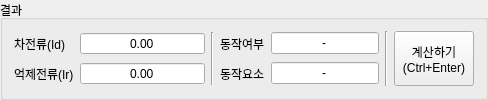
    <widget class="QGroupBox" name="groupBox_8">
     <property name="title">
      <string>결과</string>
     </property>
     <layout class="QGridLayout" name="gridLayout_15">
      <item row="0" column="0">
       <layout class="QVBoxLayout" name="verticalLayout_3">
        <item>
         <layout class="QHBoxLayout" name="horizontalLayout_4">
          <item>
           <layout class="QGridLayout" name="gridLayout_14">
            <item row="1" column="0">
             <widget class="QLabel" name="label_36">
              <property name="text">
               <string>억제전류(Ir)</string>
              </property>
             </widget>
            </item>
            <item row="0" column="1">
             <widget class="QDoubleSpinBox" name="edit_i_d">
              <property name="sizePolicy">
               <sizepolicy hsizetype="Preferred" vsizetype="Fixed">
                <horstretch>0</horstretch>
                <verstretch>0</verstretch>
               </sizepolicy>
              </property>
              <property name="minimumSize">
               <size>
                <width>125</width>
                <height>0</height>
               </size>
              </property>
              <property name="alignment">
               <set>Qt::AlignCenter</set>
              </property>
              <property name="readOnly">
               <bool>true</bool>
              </property>
              <property name="buttonSymbols">
               <enum>QAbstractSpinBox::NoButtons</enum>
              </property>
              <property name="singleStep">
               <double>0.010000000000000</double>
              </property>
             </widget>
            </item>
            <item row="0" column="3">
             <widget class="QLabel" name="label_20">
              <property name="text">
               <string>동작여부</string>
              </property>
             </widget>
            </item>
            <item row="0" column="4">
             <widget class="QLineEdit" name="edit_result_1">
              <property name="sizePolicy">
               <sizepolicy hsizetype="Preferred" vsizetype="Fixed">
                <horstretch>0</horstretch>
                <verstretch>0</verstretch>
               </sizepolicy>
              </property>
              <property name="text">
               <string>-</string>
              </property>
              <property name="alignment">
               <set>Qt::AlignCenter</set>
              </property>
              <property name="readOnly">
               <bool>true</bool>
              </property>
             </widget>
            </item>
            <item row="1" column="4">
             <widget class="QLineEdit" name="edit_result_2">
              <property name="sizePolicy">
               <sizepolicy hsizetype="Preferred" vsizetype="Fixed">
                <horstretch>0</horstretch>
                <verstretch>0</verstretch>
               </sizepolicy>
              </property>
              <property name="text">
               <string>-</string>
              </property>
              <property name="alignment">
               <set>Qt::AlignCenter</set>
              </property>
              <property name="readOnly">
               <bool>true</bool>
              </property>
             </widget>
            </item>
            <item row="1" column="1">
             <widget class="QDoubleSpinBox" name="edit_i_r">
              <property name="sizePolicy">
               <sizepolicy hsizetype="Preferred" vsizetype="Fixed">
                <horstretch>0</horstretch>
                <verstretch>0</verstretch>
               </sizepolicy>
              </property>
              <property name="alignment">
               <set>Qt::AlignCenter</set>
              </property>
              <property name="readOnly">
               <bool>true</bool>
              </property>
              <property name="buttonSymbols">
               <enum>QAbstractSpinBox::NoButtons</enum>
              </property>
              <property name="singleStep">
               <double>0.010000000000000</double>
              </property>
             </widget>
            </item>
            <item row="1" column="3">
             <widget class="QLabel" name="label_38">
              <property name="text">
               <string>동작요소</string>
              </property>
             </widget>
            </item>
            <item row="0" column="0">
             <widget class="QLabel" name="label_35">
              <property name="text">
               <string>차전류(Id)</string>
              </property>
             </widget>
            </item>
            <item row="0" column="2" rowspan="2">
             <widget class="Line" name="line_6">
              <property name="orientation">
               <enum>Qt::Vertical</enum>
              </property>
             </widget>
            </item>
           </layout>
          </item>
          <item>
           <widget class="Line" name="line_7">
            <property name="orientation">
             <enum>Qt::Vertical</enum>
            </property>
           </widget>
          </item>
          <item>
           <widget class="QPushButton" name="btn_cal">
            <property name="sizePolicy">
             <sizepolicy hsizetype="Preferred" vsizetype="Preferred">
              <horstretch>0</horstretch>
              <verstretch>0</verstretch>
             </sizepolicy>
            </property>
            <property name="text">
             <string>계산하기
(Ctrl+Enter)</string>
            </property>
            <property name="shortcut">
             <string>Ctrl+Return</string>
            </property>
           </widget>
          </item>
         </layout>
        </item>
        <item>
         <layout class="QFormLayout" name="formLayout"/>
        </item>
       </layout>
      </item>
     </layout>
    </widget>
